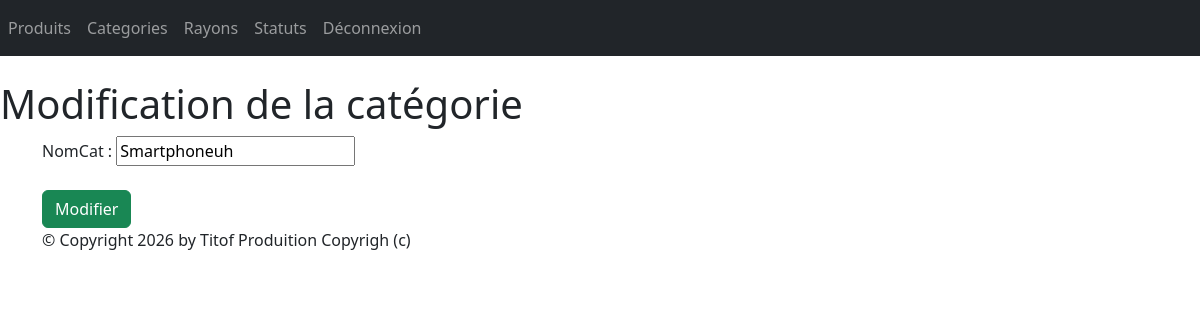
The page /monApp/categorie/2/update/ (signed in) on the database as committed earlier.
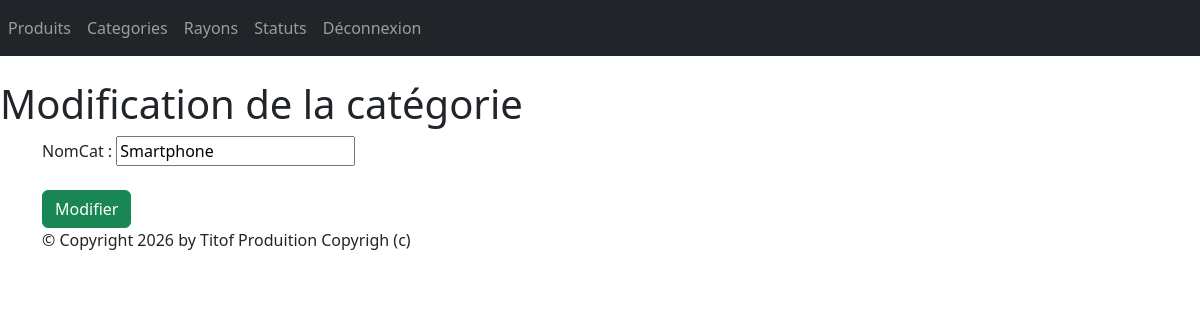
The same page on the database as committed later.
### monApp/models.py (models this page shows, shortened)
class Categorie(models.Model):
    idCat = models.AutoField(primary_key=True)
    nomCat = models.CharField(max_length=100)

### monApp/views.py (the view, shortened to what this page needs)
# urls.py: path("categorie/<pk>/update/", views.CategorieUpdateView.as_view(), name="modificationCategorie"),
@method_decorator(login_required, name='dispatch')
class CategorieUpdateView(UpdateView):
    model = Categorie
    form_class = CategorieForm
    template_name = "monApp/update_categorie.html"
    def get_context_data(self, **kwargs):
        context = super(CategorieUpdateView, self).get_context_data(**kwargs)
        context['titremenu'] = "Modification de la catégorie"
        return context

### monApp/forms.py
class CategorieForm(forms.ModelForm):
    class Meta:
        model = Categorie
        fields = '__all__'

### monApp/templates/monApp/update_categorie.html (shortened to what this page needs)
{% extends 'monApp/base.html' %}
{% block menu %}
<h1>{{titremenu}}</h1>
{% endblock %}
{% block contenu %}
<form action="" method="post" >
{{ form.as_p }}
<button type="submit" class="btn btn-success mt-2">Modifier</button>
</form>
{% endblock %}

Rows that differ between the two databases and show on the page:
changed Categorie: nomCat "Smartphoneuh" → "Smartphone"
